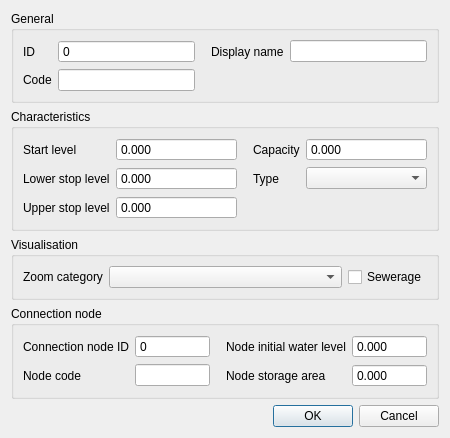
<?xml version="1.0" encoding="UTF-8"?>
<ui version="4.0">
 <class>PumpstationEditForm</class>
 <widget class="QDialog" name="PumpstationEditForm">
  <property name="geometry">
   <rect>
    <x>0</x>
    <y>0</y>
    <width>450</width>
    <height>392</height>
   </rect>
  </property>
  <property name="windowTitle">
   <string>Pumpstation without end node</string>
  </property>
  <layout class="QGridLayout" name="gridLayout">
   <item row="2" column="0">
    <widget class="QGroupBox" name="grp_visualisation">
     <property name="enabled">
      <bool>true</bool>
     </property>
     <property name="locale">
      <locale language="English" country="UnitedStates"/>
     </property>
     <property name="title">
      <string>Visualisation</string>
     </property>
     <layout class="QGridLayout" name="gridLayout_5">
      <item row="0" column="2">
       <widget class="QCheckBox" name="sewerage">
        <property name="text">
         <string>Sewerage</string>
        </property>
       </widget>
      </item>
      <item row="0" column="0">
       <widget class="QLabel" name="label_16">
        <property name="locale">
         <locale language="English" country="UnitedStates"/>
        </property>
        <property name="text">
         <string>Zoom category</string>
        </property>
        <property name="alignment">
         <set>Qt::AlignLeading|Qt::AlignLeft|Qt::AlignVCenter</set>
        </property>
        <property name="indent">
         <number>-1</number>
        </property>
       </widget>
      </item>
      <item row="0" column="1">
       <widget class="QComboBox" name="zoom_category">
        <property name="sizePolicy">
         <sizepolicy hsizetype="Expanding" vsizetype="Fixed">
          <horstretch>0</horstretch>
          <verstretch>0</verstretch>
         </sizepolicy>
        </property>
        <property name="locale">
         <locale language="English" country="UnitedStates"/>
        </property>
       </widget>
      </item>
     </layout>
    </widget>
   </item>
   <item row="0" column="0">
    <widget class="QGroupBox" name="grp_general">
     <property name="enabled">
      <bool>true</bool>
     </property>
     <property name="locale">
      <locale language="English" country="UnitedStates"/>
     </property>
     <property name="title">
      <string>General</string>
     </property>
     <layout class="QGridLayout" name="gridLayout_2">
      <item row="0" column="2">
       <widget class="QLabel" name="label_2">
        <property name="locale">
         <locale language="English" country="UnitedStates"/>
        </property>
        <property name="text">
         <string>Display name</string>
        </property>
        <property name="alignment">
         <set>Qt::AlignLeading|Qt::AlignLeft|Qt::AlignVCenter</set>
        </property>
        <property name="indent">
         <number>10</number>
        </property>
       </widget>
      </item>
      <item row="0" column="3">
       <widget class="QLineEdit" name="display_name">
        <property name="sizePolicy">
         <sizepolicy hsizetype="Expanding" vsizetype="Fixed">
          <horstretch>0</horstretch>
          <verstretch>0</verstretch>
         </sizepolicy>
        </property>
        <property name="locale">
         <locale language="English" country="UnitedStates"/>
        </property>
        <property name="clearButtonEnabled">
         <bool>true</bool>
        </property>
       </widget>
      </item>
      <item row="0" column="0">
       <widget class="QLabel" name="label">
        <property name="locale">
         <locale language="English" country="UnitedStates"/>
        </property>
        <property name="text">
         <string>ID</string>
        </property>
        <property name="alignment">
         <set>Qt::AlignLeading|Qt::AlignLeft|Qt::AlignVCenter</set>
        </property>
       </widget>
      </item>
      <item row="1" column="0">
       <widget class="QLabel" name="label_3">
        <property name="locale">
         <locale language="English" country="UnitedStates"/>
        </property>
        <property name="text">
         <string>Code</string>
        </property>
        <property name="alignment">
         <set>Qt::AlignLeading|Qt::AlignLeft|Qt::AlignVCenter</set>
        </property>
       </widget>
      </item>
      <item row="1" column="1">
       <widget class="QLineEdit" name="code">
        <property name="sizePolicy">
         <sizepolicy hsizetype="Expanding" vsizetype="Fixed">
          <horstretch>0</horstretch>
          <verstretch>0</verstretch>
         </sizepolicy>
        </property>
        <property name="locale">
         <locale language="English" country="UnitedStates"/>
        </property>
        <property name="clearButtonEnabled">
         <bool>true</bool>
        </property>
       </widget>
      </item>
      <item row="0" column="1">
       <widget class="QSpinBox" name="id">
        <property name="locale">
         <locale language="English" country="UnitedStates"/>
        </property>
        <property name="readOnly">
         <bool>true</bool>
        </property>
        <property name="buttonSymbols">
         <enum>QAbstractSpinBox::NoButtons</enum>
        </property>
        <property name="maximum">
         <number>99999999</number>
        </property>
        <property name="showClearButton" stdset="0">
         <bool>true</bool>
        </property>
        <property name="clearValue" stdset="0">
         <bool>true</bool>
        </property>
        <property name="expressionsEnabled" stdset="0">
         <bool>false</bool>
        </property>
       </widget>
      </item>
     </layout>
    </widget>
   </item>
   <item row="1" column="0">
    <widget class="QGroupBox" name="grp_characteristics">
     <property name="enabled">
      <bool>true</bool>
     </property>
     <property name="locale">
      <locale language="English" country="UnitedStates"/>
     </property>
     <property name="title">
      <string>Characteristics</string>
     </property>
     <layout class="QGridLayout" name="gridLayout_3">
      <item row="3" column="0">
       <widget class="QLabel" name="label_9">
        <property name="locale">
         <locale language="English" country="UnitedStates"/>
        </property>
        <property name="text">
         <string>Upper stop level</string>
        </property>
        <property name="alignment">
         <set>Qt::AlignLeading|Qt::AlignLeft|Qt::AlignVCenter</set>
        </property>
       </widget>
      </item>
      <item row="2" column="0">
       <widget class="QLabel" name="label_6">
        <property name="locale">
         <locale language="English" country="UnitedStates"/>
        </property>
        <property name="text">
         <string>Lower stop level</string>
        </property>
        <property name="alignment">
         <set>Qt::AlignLeading|Qt::AlignLeft|Qt::AlignVCenter</set>
        </property>
       </widget>
      </item>
      <item row="0" column="2">
       <widget class="QLabel" name="label_10">
        <property name="locale">
         <locale language="English" country="UnitedStates"/>
        </property>
        <property name="text">
         <string>Capacity</string>
        </property>
        <property name="alignment">
         <set>Qt::AlignLeading|Qt::AlignLeft|Qt::AlignVCenter</set>
        </property>
        <property name="indent">
         <number>10</number>
        </property>
       </widget>
      </item>
      <item row="2" column="2">
       <widget class="QLabel" name="label_11">
        <property name="locale">
         <locale language="English" country="UnitedStates"/>
        </property>
        <property name="text">
         <string>Type</string>
        </property>
        <property name="alignment">
         <set>Qt::AlignLeading|Qt::AlignLeft|Qt::AlignVCenter</set>
        </property>
        <property name="indent">
         <number>10</number>
        </property>
       </widget>
      </item>
      <item row="2" column="1">
       <widget class="QDoubleSpinBox" name="lower_stop_level">
        <property name="sizePolicy">
         <sizepolicy hsizetype="Expanding" vsizetype="Fixed">
          <horstretch>0</horstretch>
          <verstretch>0</verstretch>
         </sizepolicy>
        </property>
        <property name="locale">
         <locale language="English" country="UnitedStates"/>
        </property>
        <property name="buttonSymbols">
         <enum>QAbstractSpinBox::NoButtons</enum>
        </property>
        <property name="decimals">
         <number>3</number>
        </property>
        <property name="minimum">
         <double>-99999999.000000000000000</double>
        </property>
        <property name="maximum">
         <double>1000000.000000000000000</double>
        </property>
        <property name="showClearButton" stdset="0">
         <bool>true</bool>
        </property>
        <property name="clearValue" stdset="0">
         <bool>true</bool>
        </property>
        <property name="expressionsEnabled" stdset="0">
         <bool>true</bool>
        </property>
       </widget>
      </item>
      <item row="3" column="1">
       <widget class="QDoubleSpinBox" name="upper_stop_level">
        <property name="sizePolicy">
         <sizepolicy hsizetype="Expanding" vsizetype="Fixed">
          <horstretch>0</horstretch>
          <verstretch>0</verstretch>
         </sizepolicy>
        </property>
        <property name="locale">
         <locale language="English" country="UnitedStates"/>
        </property>
        <property name="buttonSymbols">
         <enum>QAbstractSpinBox::NoButtons</enum>
        </property>
        <property name="decimals">
         <number>3</number>
        </property>
        <property name="minimum">
         <double>-99999999.000000000000000</double>
        </property>
        <property name="maximum">
         <double>1000000.000000000000000</double>
        </property>
        <property name="showClearButton" stdset="0">
         <bool>true</bool>
        </property>
        <property name="clearValue" stdset="0">
         <bool>true</bool>
        </property>
        <property name="expressionsEnabled" stdset="0">
         <bool>true</bool>
        </property>
       </widget>
      </item>
      <item row="0" column="3">
       <widget class="QDoubleSpinBox" name="capacity">
        <property name="sizePolicy">
         <sizepolicy hsizetype="Expanding" vsizetype="Fixed">
          <horstretch>0</horstretch>
          <verstretch>0</verstretch>
         </sizepolicy>
        </property>
        <property name="locale">
         <locale language="English" country="UnitedStates"/>
        </property>
        <property name="inputMethodHints">
         <set>Qt::ImhNone</set>
        </property>
        <property name="buttonSymbols">
         <enum>QAbstractSpinBox::NoButtons</enum>
        </property>
        <property name="decimals">
         <number>3</number>
        </property>
        <property name="minimum">
         <double>-9999999999.000000000000000</double>
        </property>
        <property name="maximum">
         <double>9999999999.000000000000000</double>
        </property>
        <property name="showClearButton" stdset="0">
         <bool>true</bool>
        </property>
        <property name="clearValue" stdset="0">
         <bool>true</bool>
        </property>
        <property name="expressionsEnabled" stdset="0">
         <bool>true</bool>
        </property>
       </widget>
      </item>
      <item row="0" column="0">
       <widget class="QLabel" name="label_5">
        <property name="locale">
         <locale language="English" country="UnitedStates"/>
        </property>
        <property name="text">
         <string>Start level</string>
        </property>
        <property name="alignment">
         <set>Qt::AlignLeading|Qt::AlignLeft|Qt::AlignVCenter</set>
        </property>
       </widget>
      </item>
      <item row="0" column="1">
       <widget class="QDoubleSpinBox" name="start_level">
        <property name="sizePolicy">
         <sizepolicy hsizetype="Expanding" vsizetype="Fixed">
          <horstretch>0</horstretch>
          <verstretch>0</verstretch>
         </sizepolicy>
        </property>
        <property name="locale">
         <locale language="English" country="UnitedStates"/>
        </property>
        <property name="inputMethodHints">
         <set>Qt::ImhNone</set>
        </property>
        <property name="buttonSymbols">
         <enum>QAbstractSpinBox::NoButtons</enum>
        </property>
        <property name="decimals">
         <number>3</number>
        </property>
        <property name="minimum">
         <double>-9999999999.000000000000000</double>
        </property>
        <property name="maximum">
         <double>9999999999.000000000000000</double>
        </property>
        <property name="showClearButton" stdset="0">
         <bool>true</bool>
        </property>
        <property name="clearValue" stdset="0">
         <bool>true</bool>
        </property>
        <property name="expressionsEnabled" stdset="0">
         <bool>true</bool>
        </property>
       </widget>
      </item>
      <item row="2" column="3">
       <widget class="QComboBox" name="type">
        <property name="locale">
         <locale language="English" country="UnitedStates"/>
        </property>
       </widget>
      </item>
     </layout>
    </widget>
   </item>
   <item row="3" column="0">
    <widget class="QGroupBox" name="grp_conn_node">
     <property name="enabled">
      <bool>true</bool>
     </property>
     <property name="locale">
      <locale language="English" country="UnitedStates"/>
     </property>
     <property name="title">
      <string>Connection node</string>
     </property>
     <layout class="QGridLayout" name="gridLayout_4">
      <item row="0" column="2">
       <widget class="QLabel" name="label_13">
        <property name="locale">
         <locale language="English" country="UnitedStates"/>
        </property>
        <property name="text">
         <string>Node initial water level</string>
        </property>
        <property name="alignment">
         <set>Qt::AlignLeading|Qt::AlignLeft|Qt::AlignVCenter</set>
        </property>
        <property name="indent">
         <number>10</number>
        </property>
       </widget>
      </item>
      <item row="0" column="0">
       <widget class="QLabel" name="label_7">
        <property name="locale">
         <locale language="English" country="UnitedStates"/>
        </property>
        <property name="text">
         <string>Connection node ID</string>
        </property>
        <property name="alignment">
         <set>Qt::AlignLeading|Qt::AlignLeft|Qt::AlignVCenter</set>
        </property>
       </widget>
      </item>
      <item row="1" column="0">
       <widget class="QLabel" name="label_8">
        <property name="locale">
         <locale language="English" country="UnitedStates"/>
        </property>
        <property name="text">
         <string>Node code</string>
        </property>
        <property name="alignment">
         <set>Qt::AlignLeading|Qt::AlignLeft|Qt::AlignVCenter</set>
        </property>
       </widget>
      </item>
      <item row="1" column="1">
       <widget class="QLineEdit" name="connection_node_code">
        <property name="sizePolicy">
         <sizepolicy hsizetype="Expanding" vsizetype="Fixed">
          <horstretch>0</horstretch>
          <verstretch>0</verstretch>
         </sizepolicy>
        </property>
        <property name="locale">
         <locale language="English" country="UnitedStates"/>
        </property>
        <property name="clearButtonEnabled">
         <bool>true</bool>
        </property>
       </widget>
      </item>
      <item row="1" column="2">
       <widget class="QLabel" name="label_14">
        <property name="locale">
         <locale language="English" country="UnitedStates"/>
        </property>
        <property name="text">
         <string>Node storage area</string>
        </property>
        <property name="alignment">
         <set>Qt::AlignLeading|Qt::AlignLeft|Qt::AlignVCenter</set>
        </property>
        <property name="indent">
         <number>10</number>
        </property>
       </widget>
      </item>
      <item row="0" column="1">
       <widget class="QSpinBox" name="connection_node_id">
        <property name="sizePolicy">
         <sizepolicy hsizetype="Expanding" vsizetype="Fixed">
          <horstretch>0</horstretch>
          <verstretch>0</verstretch>
         </sizepolicy>
        </property>
        <property name="locale">
         <locale language="English" country="UnitedStates"/>
        </property>
        <property name="readOnly">
         <bool>true</bool>
        </property>
        <property name="buttonSymbols">
         <enum>QAbstractSpinBox::NoButtons</enum>
        </property>
        <property name="maximum">
         <number>999999999</number>
        </property>
        <property name="showClearButton" stdset="0">
         <bool>true</bool>
        </property>
        <property name="clearValue" stdset="0">
         <bool>true</bool>
        </property>
        <property name="expressionsEnabled" stdset="0">
         <bool>false</bool>
        </property>
       </widget>
      </item>
      <item row="0" column="3">
       <widget class="QDoubleSpinBox" name="connection_node_initial_waterlevel">
        <property name="sizePolicy">
         <sizepolicy hsizetype="Expanding" vsizetype="Fixed">
          <horstretch>0</horstretch>
          <verstretch>0</verstretch>
         </sizepolicy>
        </property>
        <property name="locale">
         <locale language="English" country="UnitedStates"/>
        </property>
        <property name="inputMethodHints">
         <set>Qt::ImhNone</set>
        </property>
        <property name="buttonSymbols">
         <enum>QAbstractSpinBox::NoButtons</enum>
        </property>
        <property name="decimals">
         <number>3</number>
        </property>
        <property name="minimum">
         <double>-1000.000000000000000</double>
        </property>
        <property name="maximum">
         <double>1000000.000000000000000</double>
        </property>
        <property name="showClearButton" stdset="0">
         <bool>true</bool>
        </property>
        <property name="clearValue" stdset="0">
         <bool>true</bool>
        </property>
        <property name="expressionsEnabled" stdset="0">
         <bool>true</bool>
        </property>
       </widget>
      </item>
      <item row="1" column="3">
       <widget class="QDoubleSpinBox" name="connection_node_storage_area">
        <property name="sizePolicy">
         <sizepolicy hsizetype="Expanding" vsizetype="Fixed">
          <horstretch>0</horstretch>
          <verstretch>0</verstretch>
         </sizepolicy>
        </property>
        <property name="locale">
         <locale language="English" country="UnitedStates"/>
        </property>
        <property name="inputMethodHints">
         <set>Qt::ImhNone</set>
        </property>
        <property name="buttonSymbols">
         <enum>QAbstractSpinBox::NoButtons</enum>
        </property>
        <property name="decimals">
         <number>3</number>
        </property>
        <property name="maximum">
         <double>999999999.000000000000000</double>
        </property>
        <property name="clearValue" stdset="0">
         <bool>true</bool>
        </property>
       </widget>
      </item>
     </layout>
    </widget>
   </item>
   <item row="5" column="0">
    <widget class="QDialogButtonBox" name="buttonBox">
     <property name="standardButtons">
      <set>QDialogButtonBox::Cancel|QDialogButtonBox::Ok</set>
     </property>
    </widget>
   </item>
   <item row="4" column="0">
    <spacer name="verticalSpacer">
     <property name="orientation">
      <enum>Qt::Vertical</enum>
     </property>
     <property name="sizeHint" stdset="0">
      <size>
       <width>20</width>
       <height>40</height>
      </size>
     </property>
    </spacer>
   </item>
  </layout>
 </widget>
 <tabstops>
  <tabstop>id</tabstop>
  <tabstop>code</tabstop>
  <tabstop>display_name</tabstop>
  <tabstop>start_level</tabstop>
  <tabstop>lower_stop_level</tabstop>
  <tabstop>upper_stop_level</tabstop>
  <tabstop>capacity</tabstop>
  <tabstop>type</tabstop>
  <tabstop>zoom_category</tabstop>
  <tabstop>sewerage</tabstop>
  <tabstop>connection_node_id</tabstop>
  <tabstop>connection_node_code</tabstop>
  <tabstop>connection_node_initial_waterlevel</tabstop>
  <tabstop>connection_node_storage_area</tabstop>
 </tabstops>
 <resources/>
 <connections/>
</ui>
